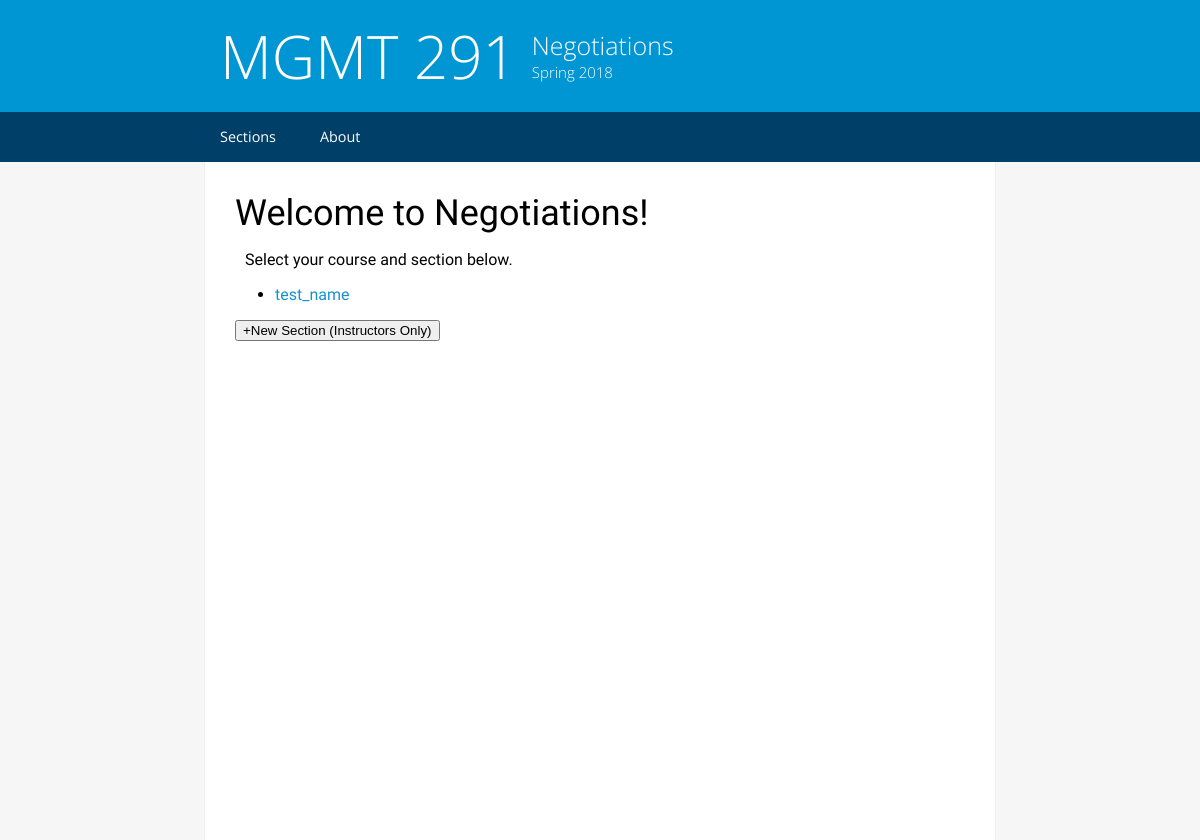
Before: / with the older database file.
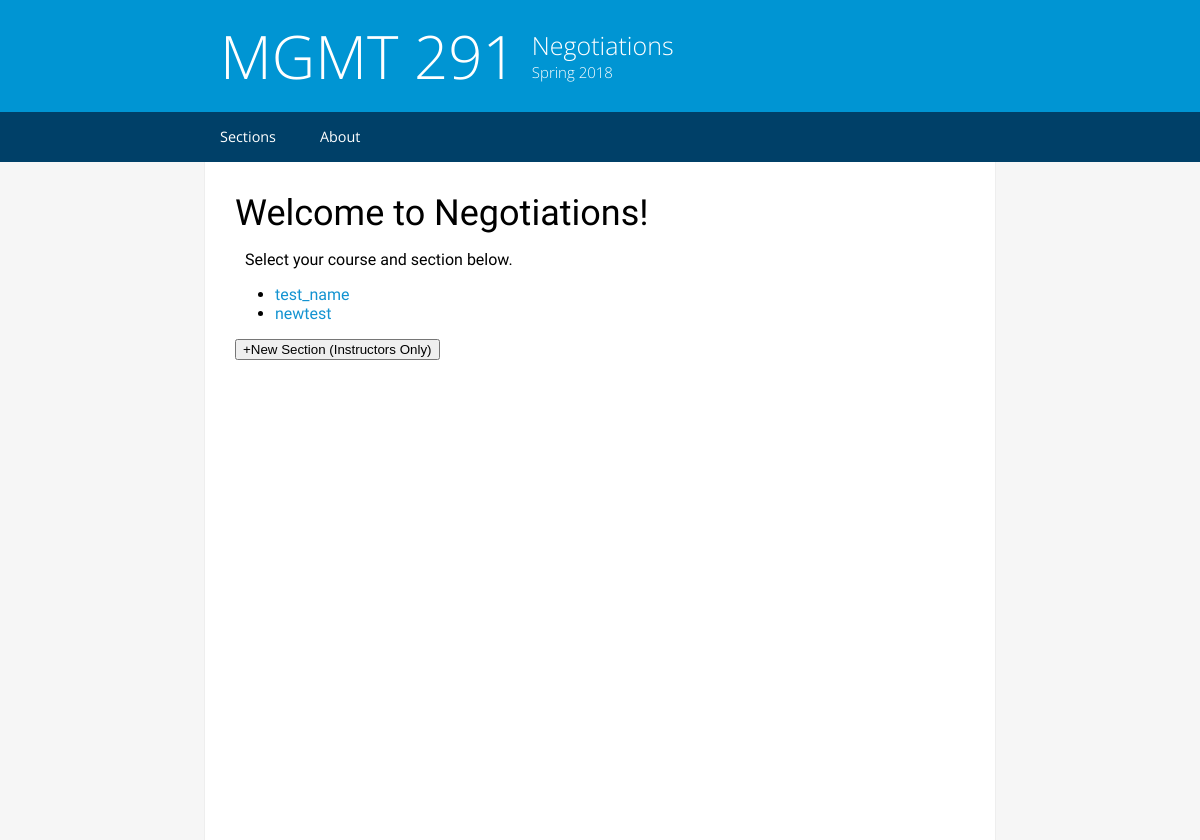
After: the same page with the newer database file.
### models.py (models this page shows, shortened)
class Section(db.Model):
    name = db.Column(db.String(64), primary_key=True)
    instructor = db.Column(db.String(64), index=True)
    password_hash = db.Column(db.String(128))
    roleplays = db.relationship('Roleplay', backref='parent_section', lazy='dynamic')

### website.py (the view)
@app.route('/', methods=['GET', 'POST'])
def landing_home():
    if request.method == 'POST':
        if request.form['submit'] == 'add':
            return redirect('/add')
    return render_template('home.html', sections=Section.query.all())

### templates/home.html
{% extends "base.html" %}
{% block content %}
    <h1>Welcome to Negotiations!</h1>
    <p>Select your course and section below.</p>
    <ul>
    {% for section in sections %}
        <li><a href= {{ '/' + section.name }}>{{ section.name }}</a></li>
    {% endfor %}
    </ul>
    <form action="" method="post">
    <button name="submit" value="add">+New Section (Instructors Only)</button>
    </form>
{% endblock %}

### templates/base.html (shortened to what this page needs)
<!doctype html>
<html lang="en-us">
<link rel= "stylesheet" type= "text/css" href= "{{ url_for('static',filename='styles/style.css') }}">
<head>
</head>
<body>
  <div id="header">
    <div class="container">
      <header>
        <div id="title">
          <h1>MGMT 291</h1>
        </div>
        <div id="caption">
            <h2>Negotiations</h2>
            <h3>Spring 2018</h3>
        </div>
      </header>
    </div>
  </div>
  <div id="nav-bar">
      <nav>
        <ul>
          <a href="/"><li>Sections</li></a>
          <a href="/about"><li>About</li></a>
        </ul>
      </nav>
  </div>
  <div id="content-container" class="container">
      <div class="text-container">
      <section>
        {%  block content %}{% endblock %}
      </section>
      </div>
  </div>
</body>
</html>

### static/styles/style.css (style rules this page uses)
html { -webkit-font-smoothing: antialiased; -webkit-text-size-adjust: 100%; height:100%; width:100%; margin:0px !important; background-color:#F6F6F6; }
body { margin:0px !important; padding:0px !important; height:100%; width:100%; }
#header { width:100%; background-color:#0095d3; padding-top:15px; padding-bottom:15px; overflow:hidden; background-position:center; background-repeat:no-repeat; background-origin:border-box; }
.container { overflow:hidden; width:100%; margin-left:0; margin-right:0; }
#title { overflow:hidden; }
#title > h1 { margin-top:0px; margin-bottom:0px; margin-left:20px; font-family: "Open Sans", serif, sans-serif; color:#fff; font-size:40px; font-weight:300; }
#caption { margin-top:0px; margin-left:22px; }
#caption > h2 { margin-top:0px; margin-bottom:0px; font-family: "Open Sans", sans-serif; color:#fff; font-weight:300; font-size:16px; }
#caption > h3 { margin-top:0px; margin-bottom:0px; font-family: "Open Sans", sans-serif; color:#fff; font-weight:300; font-size:14px; }
#nav-bar { margin-left:auto; margin-right:auto; padding:0; width:100%; background-color:#004068; }
#nav-bar ul { margin-top:0px; margin-bottom:0px; width:100%; margin-left:auto; margin-right:auto; padding-left:0px; padding-right:0px; }
#nav-bar li { display:inline-block; width:49%; height:20px; padding-top:10px; padding-bottom:10px; }
#nav-bar li { text-align:center; font-family:"Open Sans", sans-serif; color:#fff; font-size:0.9em; }
#content-container { font-family:"Source Sans Pro", sans-serif; background-color:#fff; min-height:-webkit-calc(100% - 162px); min-height:calc(100% - 162px); min-height:-moz-calc(100% - 162px); width:100%; padding-left:30px; padding-right:30px; padding-top:20px; padding-bottom:20px; width:-webkit-calc(100% - 60px); width:-moz-calc(100% - 60px); width:calc(100% - 60px); }
.text-container h1 { font-size:36px; font-weight:300; font-family:"Source Sans Pro", sans-serif; margin:0px; margin-top:10px; }
.text-container p { margin-left:10px; font-size:16px; }
.text-container a { color:#1393D1; text-decoration:none; }
@media (min-width:825px) { html { -webkit-font-smoothing: antialiased; height:100%; margin:0px !important; } }
@media (min-width:825px) { body { margin:0px !important; padding:0px !important; height:100%; } }
@media (min-width:825px) { #header { width:100%; background-color:#0095d3; overflow:hidden; } }
@media (min-width:825px) { .container { overflow:hidden; width:800px; margin-left:auto; margin-right:auto; } }
@media (min-width:825px) { #title { overflow:hidden; float:left; } }
@media (min-width:825px) { #title > h1 { margin-top:0px; margin-bottom:0px; margin-left:20px; font-family: "Open Sans", serif, sans-serif; color:#fff; font-size:60px; font-weight:300; } }
@media (min-width:825px) { #caption { float:left; display:inline; margin-top:13px; margin-left:15px; } }
@media (min-width:825px) { #caption > h2 { margin-top:0px; margin-bottom:0px; font-family: "Open Sans", sans-serif; color:#fff; font-weight:300; font-size:25px; } }
@media (min-width:825px) { #caption > h3 { margin-top:0px; margin-bottom:0px; font-family: "Open Sans", sans-serif; color:#fff; font-weight:300; font-size:15px; } }
@media (min-width:825px) { #nav-bar { margin-left:auto; margin-right:auto; padding:0; background-color:#004068; } }
@media (min-width:825px) { #nav-bar ul { margin-top:0px; margin-bottom:0px; width:800px; height:50px; margin-left:auto; margin-right:auto; padding:0; } }
@media (min-width:825px) { #nav-bar li { display:inline-block; height:20px; width:auto; padding-top:15px; padding-bottom:15px; padding-left:20px; padding-right:20px; } }
@media (min-width:825px) { #content-container { width:730px; border-left:solid 1px #EEE; border-right:solid 1px #EEE; } }

Changed rows visible on the page:
added Section: name "newtest"
